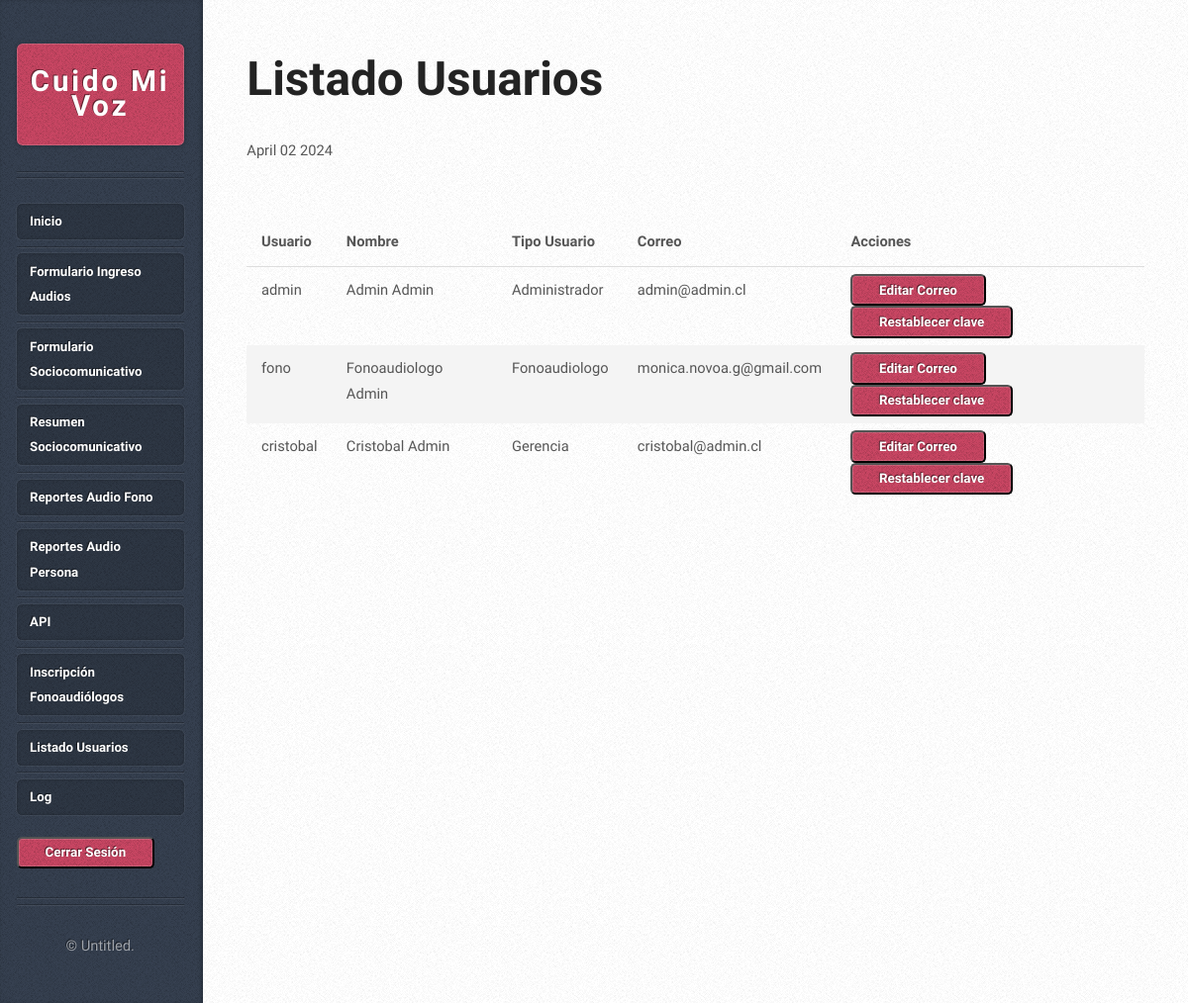
Page /listado_usuarios/ (signed in) on the committed database.
### user/models.py (models this page shows, shortened)
class User(AbstractUser, PermissionsMixin):
    email = models.EmailField(unique=True)
    nombre = models.CharField(max_length=100)
    apellido = models.CharField(max_length=100)
    tipo_usuario = models.ForeignKey(tipo_usuario, on_delete=models.CASCADE, related_name='tipo_usuario')
    username = models.CharField(max_length=100,unique=True)
    USERNAME_FIELD = 'username'
    EMAIL_FIELD = 'email'
    REQUIRED_FIELDS = ['nombre', 'apellido', 'tipo_usuario']
    is_active = models.BooleanField(default=True)
    is_staff = models.BooleanField(default=False)
    is_superuser = models.BooleanField(default=False)
    date_joined = models.DateTimeField(default=timezone.now)
    last_login = models.DateTimeField(blank=True, null=True)
    objects = CustomUserManager()
    class Meta:
        verbose_name = 'Usuario'
        verbose_name_plural = 'Usuarios'

class tipo_usuario(models.Model):
    id = models.AutoField(primary_key=True, verbose_name="id_tipo_usuario")
    nombre_tipo_usuario = models.CharField(max_length=20)
    def __str__(self):
        return self.nombre_tipo_usuario

### botApp/views.py (the view, shortened to what this page needs)
# urls.py: path('listado_usuarios/', listado_usuarios , name='listado_usuarios'),
@login_required
def listado_usuarios(request):
    list_data = User.objects.all()
    data = {
        "fecha_actual": datetime.now(),
        "list": list_data
    }
    return render(request, "listado_usuarios.html", data)

### botApp/templates/listado_usuarios.html (shortened to what this page needs)
{% extends "base.html" %}
{% block subtitle %}Listado Usuarios {% endblock %}
{% block fecha %}
<div class="info">
    <span class="date">
      <span class="month">{{ fecha_actual|date:"F" }} </span>
      <span class="day">{{ fecha_actual|date:"d" }}</span>
      <span class="year">{{ fecha_actual|date:"Y" }}</span>
    </span>
  </div>
{% endblock %}
{% block content %}
<br>
<table id="tabla">
    <thead>
        <tr>
            <th>Usuario</th>
            <th>Nombre</th>
            <th>Tipo Usuario</th>
            <th>Correo</th>
            <th>Acciones</th>
        </tr>
    </thead>
    <tbody>
        {% for item in list %}
            <tr>
                <td>{{ item.username }}</td>
                <td>{{ item.nombre }} {{ item.apellido }}</td>
                <td>{{ item.tipo_usuario }}</td>
                <td>{{ item.email }}</td>
                <td>
                    <button class="button editar-correo" data-user-id="{{ item.id }}">Editar Correo</button>
                    <a href="{% url 'email-datos-usuario' item.id %}"><button tyle="height:50px; width:auto;" class="btn btn-secondary"  type="button">Restablecer clave</button></a>
            </tr>
        {% endfor %}
    </tbody>
</table>
{% endblock %}

### botApp/static/assets/css/main.css (style rules this page uses)
html, body, div, span, applet, object, iframe, h1, h2, h3, h4, h5, h6, p, blockquote, pre, a, abbr, acronym, address, big, cite, code, del, dfn, em, img, ins, kbd, q, s, samp, small, strike, strong, sub, sup, tt, var, b, u, i, center, dl, dt, dd, ol, ul, li, fieldset, form, label, legend, table, caption, tbody, tfoot, thead, tr, th, td, article, aside, canvas, details, embed, figure, figcaption, footer, header, hgroup, menu, nav, output, ruby, section, summary, time, mark, audio, video { margin: 0; padding: 0; border: 0; font-size: 100%; font: inherit; vertical-align: baseline; }
body { line-height: 1; }
table { border-collapse: collapse; border-spacing: 0; }
body { -webkit-text-size-adjust: none; }
html { box-sizing: border-box; }
*, *:before, *:after { box-sizing: inherit; }
body { background-color: #e8e8e8; background-image: url("images/bg02.png"); display: -moz-flex; display: -webkit-flex; display: -ms-flex; display: flex; }
body, input, textarea, select { font-family: 'Source Sans Pro', sans-serif; font-weight: 400; color: #565656; }
a { color: #c94663; }
table { margin-bottom: 1em; width: 100%; }
table tbody tr:nth-child(2n+2) { background: #f4f4f4; }
table td { padding: 0.5em 1em 0.5em 1em; }
table th { text-align: left; font-weight: 700; padding: 0.75em 1em 0.75em 1em; }
table thead { border-bottom: solid 1px #ddd; }
input[type="button"], input[type="submit"], input[type="reset"], button, .button { cursor: pointer; background-color: #c94663; background-image: url("images/bg01.png"); border-radius: 0.4em; text-align: center; box-shadow: inset 0px 0px 0px 1px rgba(255, 255, 255, 0.15); color: #fff; font-family: 'Open Sans Condensed', sans-serif; font-weight: 700; text-decoration: none; -moz-transition: background-color .25s ease-in-out, color .25s ease-in-out; -webkit-transition: background-color .25s ease-in-out, color .25s ease-in-out; -ms-transition: background-color .25s ease-in-out, color .25s ease-in-out; transition: background-color .25s ease-in-out, color .25s ease-in-out; text-shadow: -1px -1px 0px rgba(0, 0, 0, 0.5); }
@media screen and (min-width: 737px) { body { height: 100%; line-height: 1.75em; } }
@media screen and (min-width: 737px) { input[type="button"], input[type="submit"], input[type="reset"], .button, button { display: inline-block; padding: 0.5em 2em 0.5em 2em; } }
@media screen and (min-width: 737px) and (max-width: 1200px) { body { min-width: 1000px; font-size: 11pt; } }
@media screen and (min-width: 737px) and (max-width: 1200px) { .box.post .info { width: 100%; padding: 1em 0 0 0; position: relative; top: -2em; } }
@media screen and (min-width: 737px) and (max-width: 1200px) { .box.post .info .date { display: inline; } }

### rows in the picture
User: username "admin", nombre "Admin", apellido "Admin", tipo_usuario "Administrador", email "admin@admin.cl"
User: username "fono", nombre "Fonoaudiologo", apellido "Admin", tipo_usuario "Fonoaudiologo", email "monica.novoa.g@gmail.com"
User: username "cristobal", nombre "Cristobal", apellido "Admin", tipo_usuario "Gerencia", email "cristobal@admin.cl"
